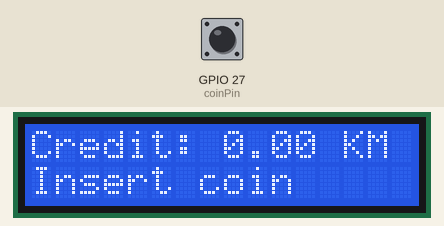
Recording of a sketch running on a simulated ESP32. Parts: 16×2 character LCD. The inputs (shaded band) are chosen by the test bench; at power-on: GPIO 27 (coinPin) HIGH. What the sketch prints to the serial monitor is not drawn.

Above: at 1.2 s.
1.3 s: GPIO 27 (coinPin) pulled LOW for 0.15 s
At 2.9 s:
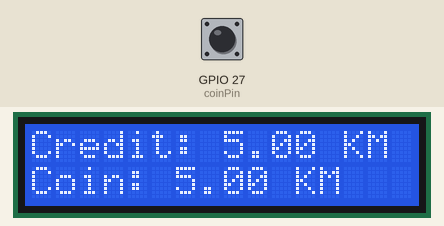
3.5 s: GPIO 27 (coinPin) pulled LOW for 1 s
At 4.0 s:
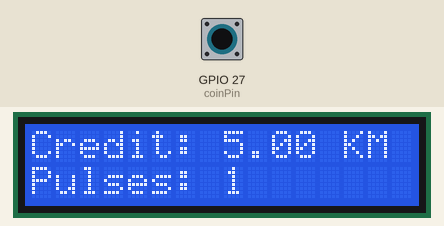
6.0 s: GPIO 27 (coinPin) pulled LOW for 0.15 s
At 7.9 s:
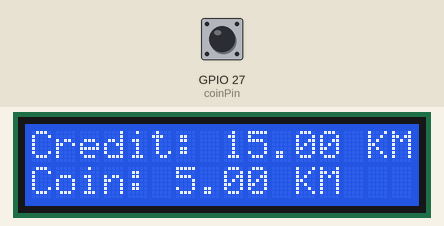
8.2 s: GPIO 27 (coinPin) pulled LOW for 1 s
At 9.3 s:
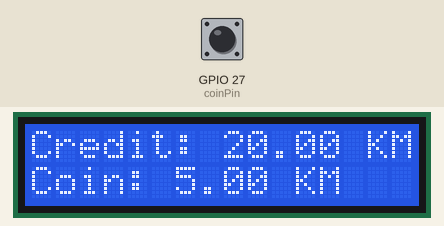
10.7 s: GPIO 27 (coinPin) pulsed LOW 5 times (0.12 s each, 0.3 s apart)
At 13.5 s:
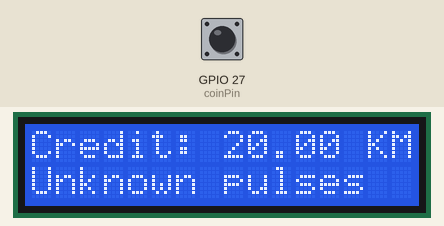
Timing chart, 0 to 15.0 s (numbered marks = the images above; inputs shaded):
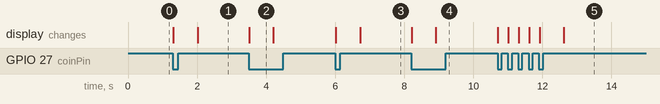

Measured:
- after the input at 1.3 s, the display: first changes at once (image 1 shows a later state)
- after the input at 3.5 s, the display: changes at once (image 2)
- after the input at 6.0 s, the display: first changes at once (image 3 shows a later state)
- after the input at 8.2 s, the display: first changes at once (image 4 shows a later state)
- after the input at 10.7 s, the display: first changes at once (image 5 shows a later state)
- what the display in image 2 shows lasts 0.7 s, from 3.5 s to 4.2 s

The sketch:

vending.ino
```cpp
#include <LiquidCrystal.h>

// LCD: RS, E, D4, D5, D6, D7
LiquidCrystal lcd(22, 21, 18, 19, 23, 5);

const int coinPin = 27;
const uint32_t minPulseIntervalUs = 20000;
const uint32_t coinQuietTimeUs = 700000;

volatile uint16_t pendingPulseCount = 0;
volatile uint32_t lastPulseTime = 0;
volatile bool hasSeenPulse = false;

void IRAM_ATTR coinPulse() {
  const uint32_t now = micros();

  if (hasSeenPulse &&
      static_cast<uint32_t>(now - lastPulseTime) < minPulseIntervalUs) {
    return;
  }

  if (pendingPulseCount < UINT16_MAX) {
    pendingPulseCount++;
  }
  lastPulseTime = now;
  hasSeenPulse = true;
}

void printAmount(uint32_t amountCents) {
  lcd.print(amountCents / 100);
  lcd.print('.');
  if (amountCents % 100 < 10) {
    lcd.print('0');
  }
  lcd.print(amountCents % 100);
  lcd.print(" KM");
}

void printSerialAmount(uint32_t amountCents) {
  Serial.print(amountCents / 100);
  Serial.print('.');
  if (amountCents % 100 < 10) {
    Serial.print('0');
  }
  Serial.print(amountCents % 100);
  Serial.print(" KM");
}

void showCoin(uint32_t coinCents, uint32_t totalCents) {
  lcd.setCursor(0, 0);
  lcd.print("Credit:         ");
  lcd.setCursor(8, 0);
  printAmount(totalCents);

  lcd.setCursor(0, 1);
  lcd.print("Coin:           ");
  lcd.setCursor(6, 1);
  printAmount(coinCents);
}

void setup() {
  Serial.begin(115200);

  lcd.begin(16, 2);
  lcd.clear();
  lcd.setCursor(0, 0);
  lcd.print("Credit: 0.00 KM");
  lcd.setCursor(0, 1);
  lcd.print("Insert coin");

  // Signal mora imati odgovarajuci pull-up
  pinMode(coinPin, INPUT_PULLUP);
  attachInterrupt(digitalPinToInterrupt(coinPin), coinPulse, FALLING);
}

void loop() {
  static uint32_t totalCreditCents = 0;
  static uint16_t displayedPulseCount = 0;
  uint16_t coinPulses = 0;
  uint16_t currentPulseCount = 0;

  noInterrupts();
  const uint32_t now = micros();
  currentPulseCount = pendingPulseCount;
  if (pendingPulseCount > 0 &&
      static_cast<uint32_t>(now - lastPulseTime) >= coinQuietTimeUs) {
    coinPulses = pendingPulseCount;
    pendingPulseCount = 0;
    currentPulseCount = 0;
  }
  interrupts();

  if (currentPulseCount > 0 && currentPulseCount != displayedPulseCount) {
    displayedPulseCount = currentPulseCount;
    lcd.setCursor(0, 1);
    lcd.print("                ");
    lcd.setCursor(0, 1);
    lcd.print("Pulses: ");
    lcd.print(currentPulseCount);
  }

  if (coinPulses > 0) {
    displayedPulseCount = 0;
    uint32_t coinCents = 0;
    switch (coinPulses) {
      case 1: coinCents = 500; break;
      case 2: coinCents = 200; break;
      case 3: coinCents = 100; break;
      case 4: coinCents = 50; break;
      default: break;
    }

    if (coinCents != 0) {
      totalCreditCents += coinCents;
      showCoin(coinCents, totalCreditCents);
      Serial.print("Coin pulses: ");
      Serial.print(coinPulses);
      Serial.print(", accepted: ");
      printSerialAmount(coinCents);
      Serial.print(", total: ");
      printSerialAmount(totalCreditCents);
      Serial.println();
    } else {
      lcd.setCursor(0, 1);
      lcd.print("Unknown pulses  ");
      Serial.print("Unknown coin pulse count: ");
      Serial.println(coinPulses);
    }
  }

  delay(20);
}
```
